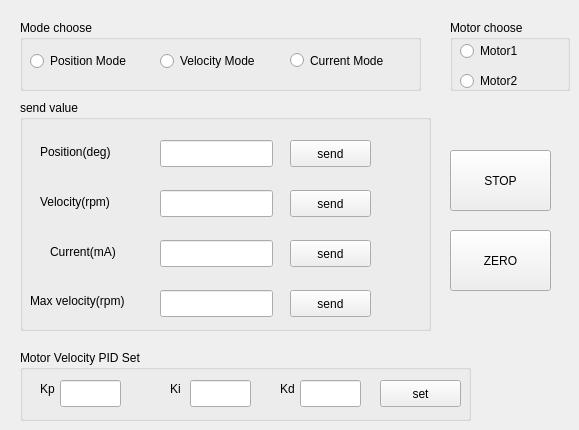
    <widget class="QWidget" name="tab_3">
     <attribute name="title">
      <string>Motor Control</string>
     </attribute>
     <widget class="QGroupBox" name="Mode_choose_groupBox">
      <property name="geometry">
       <rect>
        <x>20</x>
        <y>20</y>
        <width>401</width>
        <height>71</height>
       </rect>
      </property>
      <property name="title">
       <string>Mode choose</string>
      </property>
      <widget class="QRadioButton" name="Position_mode_radioButton">
       <property name="geometry">
        <rect>
         <x>10</x>
         <y>30</y>
         <width>131</width>
         <height>22</height>
        </rect>
       </property>
       <property name="text">
        <string>Position Mode</string>
       </property>
      </widget>
      <widget class="QRadioButton" name="Velocity_mode_radioButton">
       <property name="geometry">
        <rect>
         <x>140</x>
         <y>30</y>
         <width>131</width>
         <height>22</height>
        </rect>
       </property>
       <property name="text">
        <string>Velocity Mode</string>
       </property>
      </widget>
      <widget class="QRadioButton" name="Current_mode_radioButton">
       <property name="geometry">
        <rect>
         <x>270</x>
         <y>30</y>
         <width>131</width>
         <height>21</height>
        </rect>
       </property>
       <property name="text">
        <string>Current Mode</string>
       </property>
      </widget>
     </widget>
     <widget class="QGroupBox" name="groupBox_4">
      <property name="geometry">
       <rect>
        <x>20</x>
        <y>100</y>
        <width>411</width>
        <height>231</height>
       </rect>
      </property>
      <property name="title">
       <string>send value</string>
      </property>
      <widget class="QPushButton" name="Position_send_pushButton">
       <property name="geometry">
        <rect>
         <x>270</x>
         <y>40</y>
         <width>81</width>
         <height>27</height>
        </rect>
       </property>
       <property name="text">
        <string>send</string>
       </property>
      </widget>
      <widget class="QLabel" name="label_5">
       <property name="geometry">
        <rect>
         <x>20</x>
         <y>36</y>
         <width>91</width>
         <height>31</height>
        </rect>
       </property>
       <property name="text">
        <string>Position(deg)</string>
       </property>
      </widget>
      <widget class="QLineEdit" name="Position_expect_lineEdit">
       <property name="geometry">
        <rect>
         <x>140</x>
         <y>40</y>
         <width>113</width>
         <height>27</height>
        </rect>
       </property>
      </widget>
      <widget class="QLabel" name="label_6">
       <property name="geometry">
        <rect>
         <x>20</x>
         <y>86</y>
         <width>101</width>
         <height>31</height>
        </rect>
       </property>
       <property name="text">
        <string>Velocity(rpm)</string>
       </property>
      </widget>
      <widget class="QLineEdit" name="Velocity_expect_lineEdit">
       <property name="geometry">
        <rect>
         <x>140</x>
         <y>90</y>
         <width>113</width>
         <height>27</height>
        </rect>
       </property>
      </widget>
      <widget class="QPushButton" name="Velocity_send_pushButton">
       <property name="geometry">
        <rect>
         <x>270</x>
         <y>90</y>
         <width>81</width>
         <height>27</height>
        </rect>
       </property>
       <property name="text">
        <string>send</string>
       </property>
      </widget>
      <widget class="QLineEdit" name="Current_expect_lineEdit">
       <property name="geometry">
        <rect>
         <x>140</x>
         <y>140</y>
         <width>113</width>
         <height>27</height>
        </rect>
       </property>
      </widget>
      <widget class="QLabel" name="label_7">
       <property name="geometry">
        <rect>
         <x>30</x>
         <y>136</y>
         <width>91</width>
         <height>31</height>
        </rect>
       </property>
       <property name="text">
        <string>Current(mA)</string>
       </property>
      </widget>
      <widget class="QPushButton" name="Current_send_pushButton">
       <property name="geometry">
        <rect>
         <x>270</x>
         <y>140</y>
         <width>81</width>
         <height>27</height>
        </rect>
       </property>
       <property name="text">
        <string>send</string>
       </property>
      </widget>
      <widget class="QPushButton" name="Limit_Velocity_send_pushButton">
       <property name="geometry">
        <rect>
         <x>270</x>
         <y>190</y>
         <width>81</width>
         <height>27</height>
        </rect>
       </property>
       <property name="text">
        <string>send</string>
       </property>
      </widget>
      <widget class="QLineEdit" name="Limit_velocity_lineEdit">
       <property name="geometry">
        <rect>
         <x>140</x>
         <y>190</y>
         <width>113</width>
         <height>27</height>
        </rect>
       </property>
      </widget>
     </widget>
     <widget class="QPushButton" name="Stop_pushButton">
      <property name="geometry">
       <rect>
        <x>450</x>
        <y>150</y>
        <width>101</width>
        <height>61</height>
       </rect>
      </property>
      <property name="text">
       <string>STOP</string>
      </property>
     </widget>
     <widget class="QGroupBox" name="groupBox_5">
      <property name="geometry">
       <rect>
        <x>450</x>
        <y>20</y>
        <width>120</width>
        <height>71</height>
       </rect>
      </property>
      <property name="title">
       <string>Motor choose</string>
      </property>
      <widget class="QRadioButton" name="Motor1_radioButton">
       <property name="geometry">
        <rect>
         <x>10</x>
         <y>20</y>
         <width>117</width>
         <height>22</height>
        </rect>
       </property>
       <property name="text">
        <string>Motor1</string>
       </property>
      </widget>
      <widget class="QRadioButton" name="Motor2_radioButton">
       <property name="geometry">
        <rect>
         <x>10</x>
         <y>50</y>
         <width>117</width>
         <height>22</height>
        </rect>
       </property>
       <property name="text">
        <string>Motor2</string>
       </property>
      </widget>
     </widget>
     <widget class="QPushButton" name="Zero_pushButton">
      <property name="geometry">
       <rect>
        <x>450</x>
        <y>230</y>
        <width>101</width>
        <height>61</height>
       </rect>
      </property>
      <property name="text">
       <string>ZERO</string>
      </property>
     </widget>
     <widget class="QLabel" name="label_8">
      <property name="geometry">
       <rect>
        <x>30</x>
        <y>280</y>
        <width>141</width>
        <height>41</height>
       </rect>
      </property>
      <property name="text">
       <string>Max velocity(rpm)</string>
      </property>
     </widget>
     <widget class="QGroupBox" name="Mode_choose_groupBox_2">
      <property name="geometry">
       <rect>
        <x>20</x>
        <y>350</y>
        <width>451</width>
        <height>71</height>
       </rect>
      </property>
      <property name="title">
       <string>Motor Velocity PID Set</string>
      </property>
      <widget class="QLabel" name="label_39">
       <property name="geometry">
        <rect>
         <x>150</x>
         <y>30</y>
         <width>21</width>
         <height>17</height>
        </rect>
       </property>
       <property name="text">
        <string>Ki</string>
       </property>
      </widget>
      <widget class="QLabel" name="label_40">
       <property name="geometry">
        <rect>
         <x>260</x>
         <y>30</y>
         <width>21</width>
         <height>17</height>
        </rect>
       </property>
       <property name="text">
        <string>Kd</string>
       </property>
      </widget>
      <widget class="QLabel" name="label_41">
       <property name="geometry">
        <rect>
         <x>20</x>
         <y>30</y>
         <width>21</width>
         <height>17</height>
        </rect>
       </property>
       <property name="text">
        <string>Kp</string>
       </property>
      </widget>
      <widget class="QLineEdit" name="Driver_Velocity_Ki_lineEdit">
       <property name="geometry">
        <rect>
         <x>170</x>
         <y>30</y>
         <width>61</width>
         <height>27</height>
        </rect>
       </property>
       <property name="text">
        <string/>
       </property>
      </widget>
      <widget class="QLineEdit" name="Driver_Velocity_Kp_lineEdit">
       <property name="geometry">
        <rect>
         <x>40</x>
         <y>30</y>
         <width>61</width>
         <height>27</height>
        </rect>
       </property>
      </widget>
      <widget class="QLineEdit" name="Driver_Velocity_Kd_lineEdit">
       <property name="geometry">
        <rect>
         <x>280</x>
         <y>30</y>
         <width>61</width>
         <height>27</height>
        </rect>
       </property>
      </widget>
      <widget class="QPushButton" name="Driver_Velocity_PID_Set_pushButton">
       <property name="geometry">
        <rect>
         <x>360</x>
         <y>30</y>
         <width>81</width>
         <height>27</height>
        </rect>
       </property>
       <property name="text">
        <string>set</string>
       </property>
      </widget>
     </widget>
    </widget>
